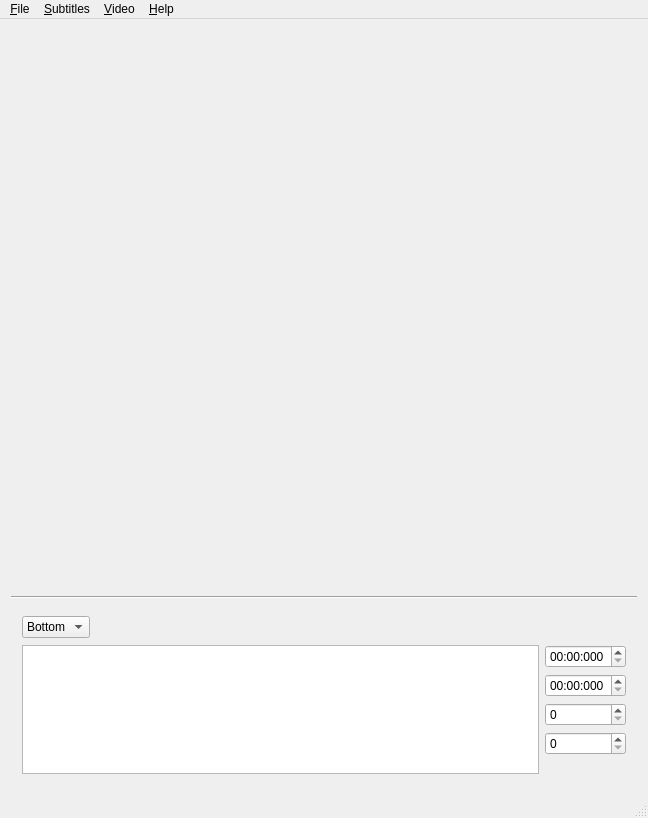
<?xml version="1.0" encoding="UTF-8"?>
<ui version="4.0">
 <class>MainWindow</class>
 <widget class="QMainWindow" name="MainWindow">
  <property name="geometry">
   <rect>
    <x>0</x>
    <y>0</y>
    <width>648</width>
    <height>818</height>
   </rect>
  </property>
  <property name="minimumSize">
   <size>
    <width>0</width>
    <height>0</height>
   </size>
  </property>
  <property name="windowTitle">
   <string>Subtitles Editor</string>
  </property>
  <widget class="QWidget" name="centralWidget">
   <layout class="QVBoxLayout" name="mainLayout">
    <item>
     <widget class="QWidget" name="playerWidget" native="true">
      <property name="sizePolicy">
       <sizepolicy hsizetype="Preferred" vsizetype="Expanding">
        <horstretch>0</horstretch>
        <verstretch>0</verstretch>
       </sizepolicy>
      </property>
      <layout class="QVBoxLayout" name="playerLayout">
       <property name="margin">
        <number>0</number>
       </property>
       <item>
        <widget class="QLabel" name="topSubs">
         <property name="minimumSize">
          <size>
           <width>0</width>
           <height>64</height>
          </size>
         </property>
        </widget>
       </item>
       <item>
        <widget class="Phonon::VideoWidget" name="videoWidget">
         <property name="sizePolicy">
          <sizepolicy hsizetype="Expanding" vsizetype="Expanding">
           <horstretch>0</horstretch>
           <verstretch>0</verstretch>
          </sizepolicy>
         </property>
        </widget>
       </item>
       <item>
        <widget class="QLabel" name="bottomSubs">
         <property name="minimumSize">
          <size>
           <width>0</width>
           <height>64</height>
          </size>
         </property>
        </widget>
       </item>
       <item>
        <layout class="QHBoxLayout" name="controlsLayout">
         <item>
          <widget class="QToolButton" name="playPauseButton">
           <property name="text">
            <string/>
           </property>
           <property name="autoRaise">
            <bool>true</bool>
           </property>
          </widget>
         </item>
         <item>
          <widget class="QToolButton" name="stopButton">
           <property name="text">
            <string/>
           </property>
           <property name="autoRaise">
            <bool>true</bool>
           </property>
          </widget>
         </item>
         <item>
          <widget class="Phonon::SeekSlider" name="seekSlider">
           <property name="sizePolicy">
            <sizepolicy hsizetype="Expanding" vsizetype="Preferred">
             <horstretch>0</horstretch>
             <verstretch>0</verstretch>
            </sizepolicy>
           </property>
           <property name="iconVisible">
            <bool>false</bool>
           </property>
          </widget>
         </item>
         <item>
          <widget class="Phonon::VolumeSlider" name="volumeSlider">
           <property name="sizePolicy">
            <sizepolicy hsizetype="Minimum" vsizetype="Preferred">
             <horstretch>0</horstretch>
             <verstretch>0</verstretch>
            </sizepolicy>
           </property>
           <property name="maximumSize">
            <size>
             <width>200</width>
             <height>16777215</height>
            </size>
           </property>
          </widget>
         </item>
        </layout>
       </item>
      </layout>
     </widget>
    </item>
    <item>
     <widget class="Line" name="line">
      <property name="orientation">
       <enum>Qt::Horizontal</enum>
      </property>
     </widget>
    </item>
    <item>
     <widget class="QWidget" name="editorWidget" native="true">
      <property name="sizePolicy">
       <sizepolicy hsizetype="Preferred" vsizetype="Minimum">
        <horstretch>0</horstretch>
        <verstretch>0</verstretch>
       </sizepolicy>
      </property>
      <property name="minimumSize">
       <size>
        <width>0</width>
        <height>0</height>
       </size>
      </property>
      <property name="maximumSize">
       <size>
        <width>16777215</width>
        <height>180</height>
       </size>
      </property>
      <layout class="QVBoxLayout" name="verticalLayout">
       <item>
        <layout class="QHBoxLayout" name="topEditorLayout">
         <item>
          <widget class="QComboBox" name="trackComboBox">
           <property name="enabled">
            <bool>true</bool>
           </property>
           <item>
            <property name="text">
             <string>Bottom</string>
            </property>
           </item>
           <item>
            <property name="text">
             <string>Top</string>
            </property>
           </item>
          </widget>
         </item>
         <item>
          <widget class="QToolButton" name="addButton">
           <property name="text">
            <string/>
           </property>
           <property name="autoRaise">
            <bool>true</bool>
           </property>
          </widget>
         </item>
         <item>
          <widget class="QToolButton" name="removeButton">
           <property name="text">
            <string/>
           </property>
           <property name="autoRaise">
            <bool>true</bool>
           </property>
          </widget>
         </item>
         <item>
          <spacer name="horizontalSpacer">
           <property name="orientation">
            <enum>Qt::Horizontal</enum>
           </property>
           <property name="sizeHint" stdset="0">
            <size>
             <width>40</width>
             <height>20</height>
            </size>
           </property>
          </spacer>
         </item>
         <item>
          <widget class="QToolButton" name="previousButton">
           <property name="text">
            <string/>
           </property>
           <property name="autoRepeat">
            <bool>false</bool>
           </property>
           <property name="autoRaise">
            <bool>true</bool>
           </property>
          </widget>
         </item>
         <item>
          <widget class="QToolButton" name="nextButton">
           <property name="text">
            <string/>
           </property>
           <property name="autoRepeat">
            <bool>false</bool>
           </property>
           <property name="autoRaise">
            <bool>true</bool>
           </property>
          </widget>
         </item>
        </layout>
       </item>
       <item>
        <layout class="QHBoxLayout" name="bottomEditorLayout">
         <item>
          <widget class="QPlainTextEdit" name="subtitleTextEdit">
           <property name="sizePolicy">
            <sizepolicy hsizetype="Expanding" vsizetype="Preferred">
             <horstretch>0</horstretch>
             <verstretch>0</verstretch>
            </sizepolicy>
           </property>
           <property name="maximumSize">
            <size>
             <width>16777215</width>
             <height>200</height>
            </size>
           </property>
           <property name="toolTip">
            <string>Text</string>
           </property>
          </widget>
         </item>
         <item>
          <layout class="QVBoxLayout" name="propertiesLayout">
           <item>
            <widget class="QTimeEdit" name="beginTimeEdit">
             <property name="toolTip">
              <string>Begin</string>
             </property>
             <property name="displayFormat">
              <string>mm:ss:zzz</string>
             </property>
            </widget>
           </item>
           <item>
            <widget class="QTimeEdit" name="lengthTimeEdit">
             <property name="toolTip">
              <string>Length</string>
             </property>
             <property name="displayFormat">
              <string>mm:ss:zzz</string>
             </property>
            </widget>
           </item>
           <item>
            <widget class="QSpinBox" name="xPositionSpinBox">
             <property name="toolTip">
              <string>X Coordinate</string>
             </property>
             <property name="maximum">
              <number>99999</number>
             </property>
            </widget>
           </item>
           <item>
            <widget class="QSpinBox" name="yPositionSpinBox">
             <property name="toolTip">
              <string>Y Coordinate</string>
             </property>
             <property name="maximum">
              <number>99999</number>
             </property>
            </widget>
           </item>
           <item>
            <spacer name="verticalSpacer">
             <property name="orientation">
              <enum>Qt::Vertical</enum>
             </property>
             <property name="sizeType">
              <enum>QSizePolicy::MinimumExpanding</enum>
             </property>
             <property name="sizeHint" stdset="0">
              <size>
               <width>20</width>
               <height>0</height>
              </size>
             </property>
            </spacer>
           </item>
          </layout>
         </item>
        </layout>
       </item>
      </layout>
     </widget>
    </item>
   </layout>
  </widget>
  <widget class="QMenuBar" name="menuBar">
   <property name="geometry">
    <rect>
     <x>0</x>
     <y>0</y>
     <width>648</width>
     <height>25</height>
    </rect>
   </property>
   <widget class="QMenu" name="menuFile">
    <property name="title">
     <string>&amp;File</string>
    </property>
    <addaction name="actionOpen"/>
    <addaction name="actionSave"/>
    <addaction name="actionSaveAs"/>
    <addaction name="separator"/>
    <addaction name="actionExit"/>
   </widget>
   <widget class="QMenu" name="menuHelp">
    <property name="title">
     <string>&amp;Help</string>
    </property>
    <addaction name="actionAboutQt"/>
    <addaction name="actionAboutApplication"/>
   </widget>
   <widget class="QMenu" name="menuSubtitles">
    <property name="title">
     <string>&amp;Subtitles</string>
    </property>
    <addaction name="actionAdd"/>
    <addaction name="actionRemove"/>
    <addaction name="separator"/>
    <addaction name="actionPrevious"/>
    <addaction name="actionNext"/>
    <addaction name="separator"/>
    <addaction name="actionRescale"/>
   </widget>
   <widget class="QMenu" name="menuVideo">
    <property name="title">
     <string>&amp;Video</string>
    </property>
    <addaction name="actionPlayPause"/>
    <addaction name="actionStop"/>
   </widget>
   <addaction name="menuFile"/>
   <addaction name="menuSubtitles"/>
   <addaction name="menuVideo"/>
   <addaction name="menuHelp"/>
  </widget>
  <widget class="QStatusBar" name="statusBar"/>
  <action name="actionOpen">
   <property name="text">
    <string>Open...</string>
   </property>
   <property name="shortcut">
    <string>Ctrl+O</string>
   </property>
  </action>
  <action name="actionAboutQt">
   <property name="text">
    <string>About Qt...</string>
   </property>
  </action>
  <action name="actionAboutApplication">
   <property name="text">
    <string>About SubtitlesEditor...</string>
   </property>
  </action>
  <action name="actionSaveAs">
   <property name="text">
    <string>Save As...</string>
   </property>
   <property name="shortcut">
    <string>Ctrl+Shift+S</string>
   </property>
  </action>
  <action name="actionExit">
   <property name="text">
    <string>Exit</string>
   </property>
   <property name="shortcut">
    <string>Ctrl+Q</string>
   </property>
  </action>
  <action name="actionSave">
   <property name="enabled">
    <bool>true</bool>
   </property>
   <property name="text">
    <string>Save</string>
   </property>
   <property name="shortcut">
    <string>Ctrl+S</string>
   </property>
  </action>
  <action name="actionAdd">
   <property name="text">
    <string>Add</string>
   </property>
  </action>
  <action name="actionRemove">
   <property name="enabled">
    <bool>true</bool>
   </property>
   <property name="text">
    <string>Remove</string>
   </property>
  </action>
  <action name="actionPrevious">
   <property name="enabled">
    <bool>true</bool>
   </property>
   <property name="text">
    <string>Previous</string>
   </property>
  </action>
  <action name="actionNext">
   <property name="enabled">
    <bool>true</bool>
   </property>
   <property name="text">
    <string>Next</string>
   </property>
  </action>
  <action name="actionRescale">
   <property name="enabled">
    <bool>true</bool>
   </property>
   <property name="text">
    <string>Rescale</string>
   </property>
  </action>
  <action name="actionPlayPause">
   <property name="text">
    <string>Play</string>
   </property>
  </action>
  <action name="actionStop">
   <property name="text">
    <string>Stop</string>
   </property>
  </action>
 </widget>
 <layoutdefault spacing="6" margin="11"/>
 <customwidgets>
  <customwidget>
   <class>Phonon::SeekSlider</class>
   <extends>QWidget</extends>
   <header location="global">phonon/seekslider.h</header>
  </customwidget>
  <customwidget>
   <class>Phonon::VideoWidget</class>
   <extends>QWidget</extends>
   <header location="global">phonon/videowidget.h</header>
  </customwidget>
  <customwidget>
   <class>Phonon::VolumeSlider</class>
   <extends>QWidget</extends>
   <header location="global">phonon/volumeslider.h</header>
  </customwidget>
 </customwidgets>
 <resources/>
 <connections/>
</ui>
